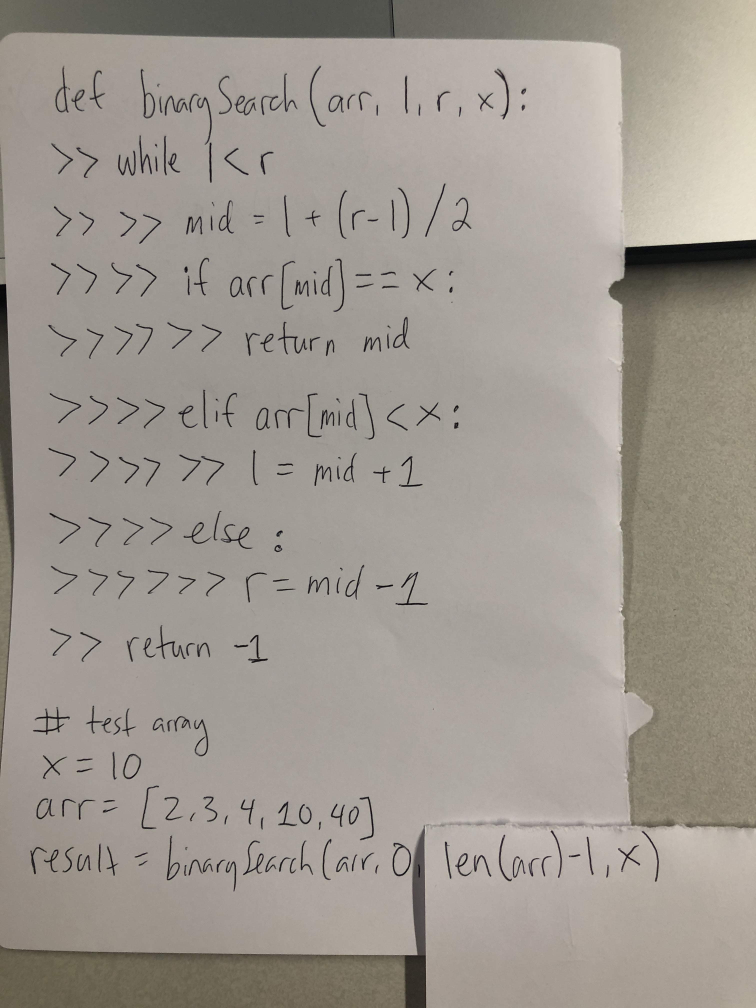
#> input picture toastr/images/bst.JPG, 3024 x 4032 px, given in place of the camera (shown at 1/4 size)
$ python toastr.py images/bst.JPG
#> lines starting #> are read from the running program, lines starting #| are printed output that depends on the picture; after the words box and inside, x2 and y2 are one past the last pixel; in counts of white or black regions, pixels touching at a corner belong together
#> in capture, frame is the input picture: shape (4032, 3024, 3); mean B, G, R 144.2, 152.1, 159
### toastr/vision/image_capture.py
#######################################################################
#
# Script for taking a still image using built in webcam.
#
# Notes:
# - Images are saved as ./images/{H:M_Y-m-d}__capture.png
#
# Usage: python3 capture_still_image.py
#
#######################################################################


import numpy as np
import cv2
import os
import sys
import datetime


TEXT_COLOR = (169, 147, 239)
FONT = cv2.FONT_HERSHEY_SIMPLEX
LINE_TYPE = cv2.LINE_AA
LINE_WIDTH = 1

# Get current date and time for image file name
IMAGE_FILENAME = "images/"+datetime.datetime.now().strftime("%H:%M_%Y-%m-%d")+"__capture.png"

global_frame = None
global_frame_with_text = None
cropping = False


def die():
    global source
    try:
        cv2.destroyAllWindows()
        source.release()
    except:
        print("")


# [33 lines left out: functions swap, mouse_crop, not called in this run]


def angle_cos(p0, p1, p2):
    d1, d2 = p0-p1, p2-p1
    return np.dot(d1, d2) / (np.linalg.norm(d1) * np.linalg.norm(d2))


def find_squares(img):
    img = cv2.GaussianBlur(img, (5, 5), 0)
    squares = []
    for gray in cv2.split(img):
        for thrs in range(0, 255, 26):
            if thrs == 0:
                bin = cv2.Canny(gray, 0, 50, apertureSize=5)
                bin = cv2.dilate(bin, None)
            else:
                retval, bin = cv2.threshold(gray, thrs, 255, cv2.THRESH_BINARY)
            # Get all contours in the image
            contours, hierarchy = cv2.findContours(bin, cv2.RETR_LIST, cv2.CHAIN_APPROX_SIMPLE)
            # Get 2 largest contour
            contours = sorted(contours, key = cv2.contourArea, reverse = True)[:2]
            for cnt in contours:
                cnt_len = cv2.arcLength(cnt, True)
                approx = cv2.approxPolyDP(cnt, 0.02 * cnt_len, True)
                if len(approx) == 4 and cv2.contourArea(approx) > 500 and cv2.isContourConvex(approx):
                    approx = approx.reshape(-1, 2)
                    x, y, w, h = cv2.boundingRect(approx)
                    max_cos = np.max([angle_cos(approx[i], approx[(i + 1) % 4], approx[(i + 2) % 4]) for i in range(4)])
                    if max_cos < 0.5 and w < 1200 and h < 700:
                        squares.append(approx)
                        cv2.rectangle(img, (x, y), (x+w, y+h), (0, 255, 0), 1)
#> this loop made 3 passes
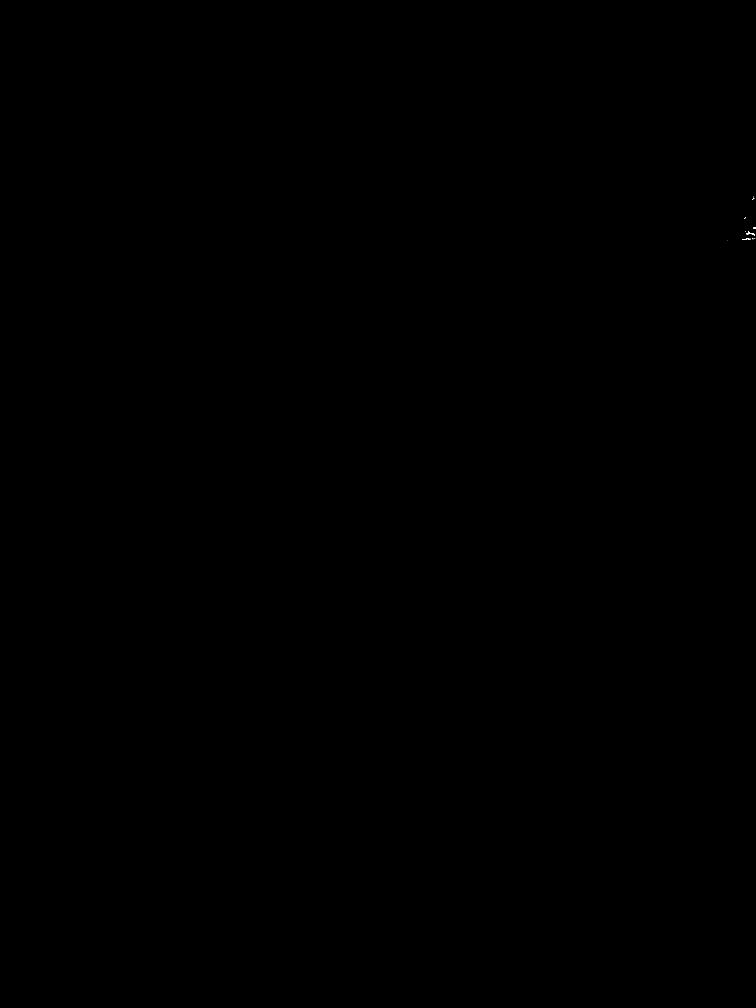
#> bin: shape (4032, 3024) (shown at 1/4 size); 0% white; 17 white regions (15 under 20 px), largest, box (x1, y1, x2, y2) and area: (2985, 926, 3019, 944) 188, (3014, 909, 3024, 915) 56
#> after the loop, h = 201; max_cos = 0.587; squares = []; w = 1406; x = 213; y = 3831

    return squares, img


def crop_image(rects, img):
    cnt = 0

    for rect in rects:
        x_start, y_start, w, h = cv2.boundingRect(rect)
        refPoint = [(x_start, y_start), (x_start+w+2, y_start+h+2)]

        if len(refPoint) == 2:
            # Get the cropped image frame
            cropped_frame = img[refPoint[0][1]:refPoint[1][1], refPoint[0][0]:refPoint[1][0]]
            cropped_frame = cv2.resize(cropped_frame, (1028,720))
            cropped_window_name = "crop"+str(cnt)
            cv2.namedWindow(cropped_window_name)

            # Copy the cropped image and add text
            cropped_frame_with_text = cropped_frame.copy()
            cv2.putText(cropped_frame_with_text, "Select this photo? (y/n)", (0, 50), FONT, 1.0, TEXT_COLOR, LINE_WIDTH, LINE_TYPE)

            while(True):
                # Display the cropped image with text
                cv2.imshow(cropped_window_name, cropped_frame_with_text)
                # Get key input from user
                key = cv2.waitKey(1)
                # Save the photo by pressing 'y'
                if (key & 0xFF == ord("y")):
                    cv2.imwrite(IMAGE_FILENAME, cropped_frame)
                    cv2.destroyAllWindows()
                    return True
                # Close and don't save by pressing 'n'
                elif (key & 0xFF == ord("n")):
                    cv2.destroyWindow(cropped_window_name)
                    break
            cnt += 1

    return False


def capture():
    global source, frame, global_frame, global_frame_with_text

    if os.path.dirname(sys.argv[0]) != '':
        os.chdir(os.path.dirname(sys.argv[0]))

    # Create image directory if it doesn't exist
    if not os.path.exists("./images"):
        os.makedirs("./images")

    # Create video source object
    source = cv2.VideoCapture(0)

    # Capture a single frame from source
    ret, frame = source.read()

    print("Finding rectangles in image...")
    rects, new_frame = find_squares(frame)
#> rects = []
    if (len(rects) == 0):
        print("No rectangles found in image")
        cv2.putText(new_frame, "No Rectangles Found", (0, 25), FONT, 1.0, TEXT_COLOR, LINE_WIDTH, LINE_TYPE)

    print("Cropping rectangles...")
    if (crop_image(rects, frame) is True):
#> after the loop in crop_image, `for rect in rects:`: cnt = 0
        die()
        return 0

    print("No cropped images selected, displaying original image...")
    cv2.putText(new_frame, "Use Mouse to Select Rect or", (0, 50), FONT, 1.0, TEXT_COLOR, LINE_WIDTH, LINE_TYPE)
    cv2.putText(new_frame, "Press 'q' to Exit", (0, 75), FONT, 1.0, TEXT_COLOR, LINE_WIDTH, LINE_TYPE)

    # Set up a mouse callback for manual cropping
    cv2.namedWindow("orig_image")
    cv2.setMouseCallback("orig_image", mouse_crop)

    while(True):
        if (global_frame is None):
            cv2.imshow("orig_image", new_frame)
            key = cv2.waitKey(1)
#> (key q is pressed here)
            if (key & 0xFF == ord("q")):
                die()
                return 1
        else:
            cv2.imshow("Manually Cropped Image", global_frame_with_text)
            key = cv2.waitKey(1)
            if (key & 0xFF == ord("y")):
                cv2.imwrite(IMAGE_FILENAME, global_frame)
                die()
                return 0
            elif (key & 0xFF == ord("n")):
                cv2.destroyWindow("Manually Cropped Image")
                global_frame = None
                continue


# [3 lines that do not run on import are left out]

### toastr/toastr.py
import vision.image_capture as ic
import upload_download.upload_image as upload
import upload_download.download_text as download
import os
import sys

IMAGE_DIR = "images/"
TOASTR_BUCKET = "toastr_image"
TOASTR_PROCESSED_BUCKET = "toastr_processedtext"
AUTH_FILE = "../../auth.json"
PROCESSED_TEXT_DIR = "processed_text"

if __name__ == "__main__":
    # Execute script from script dir
    if os.path.dirname(sys.argv[0]) != '':
        os.chdir(os.path.dirname(sys.argv[0]))

    if not os.path.exists(PROCESSED_TEXT_DIR):
        os.makedirs(PROCESSED_TEXT_DIR)

    # For testing
    # filename = "bstwhiteboard.JPG.txt"
    # download.download_object(TOASTR_PROCESSED_BUCKET, filename, PROCESSED_TEXT_DIR + "/" + filename, AUTH_FILE)

    if (ic.capture() == 0):
        most_recent_img = max([os.path.join(IMAGE_DIR, basename) for basename in os.listdir(IMAGE_DIR)], key=os.path.getctime)
        upload.upload_file(most_recent_img, TOASTR_BUCKET)
        os.chdir(os.path.dirname(sys.argv[0])+"upload_download")
        filename = os.path.basename(most_recent_img) + ".txt"
        download.download_object(TOASTR_PROCESSED_BUCKET, filename, PROCESSED_TEXT_DIR + "/" + filename, AUTH_FILE)
